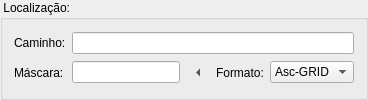
             <widget class="QGroupBox" name="groupBox_8">
              <property name="title">
               <string> Localização: </string>
              </property>
              <layout class="QGridLayout">
               <item row="0" column="0">
                <widget class="QLabel" name="gridFormatDataPathLabel">
                 <property name="text">
                  <string>Caminho:</string>
                 </property>
                </widget>
               </item>
               <item row="0" column="1" colspan="4">
                <widget class="QLineEdit" name="gridFormatDataPath"/>
               </item>
               <item row="1" column="0">
                <widget class="QLabel" name="lblGridMask">
                 <property name="text">
                  <string>Máscara:</string>
                 </property>
                </widget>
               </item>
               <item row="1" column="1">
                <widget class="QLineEdit" name="gridFormatDataMask"/>
               </item>
               <item row="1" column="2">
                <widget class="QToolButton" name="fileGridMaskBtn">
                 <property name="text">
                  <string/>
                 </property>
                 <property name="autoRaise">
                  <bool>true</bool>
                 </property>
                 <property name="arrowType">
                  <enum>Qt::LeftArrow</enum>
                 </property>
                </widget>
               </item>
               <item row="1" column="3">
                <widget class="QLabel" name="gridFormatDataFormatLabel">
                 <property name="text">
                  <string>Formato:</string>
                 </property>
                </widget>
               </item>
               <item row="1" column="4">
                <widget class="QComboBox" name="gridFormatDataFormat">
                 <item>
                  <property name="text">
                   <string>Asc-GRID</string>
                  </property>
                 </item>
                 <item>
                  <property name="text">
                   <string>TIFF</string>
                  </property>
                 </item>
                 <item>
                  <property name="text">
                   <string>GrADS</string>
                  </property>
                 </item>
                </widget>
               </item>
              </layout>
             </widget>
